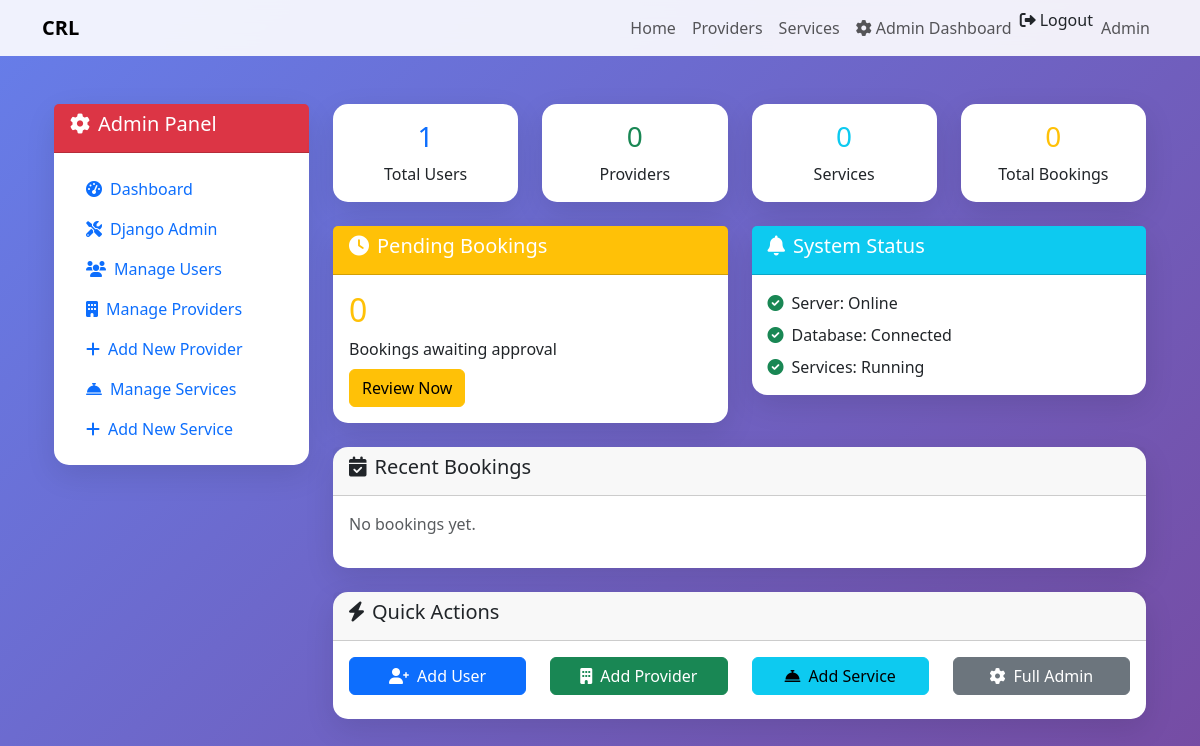
The app's page /dashboard/admin/ (signed in), older data.
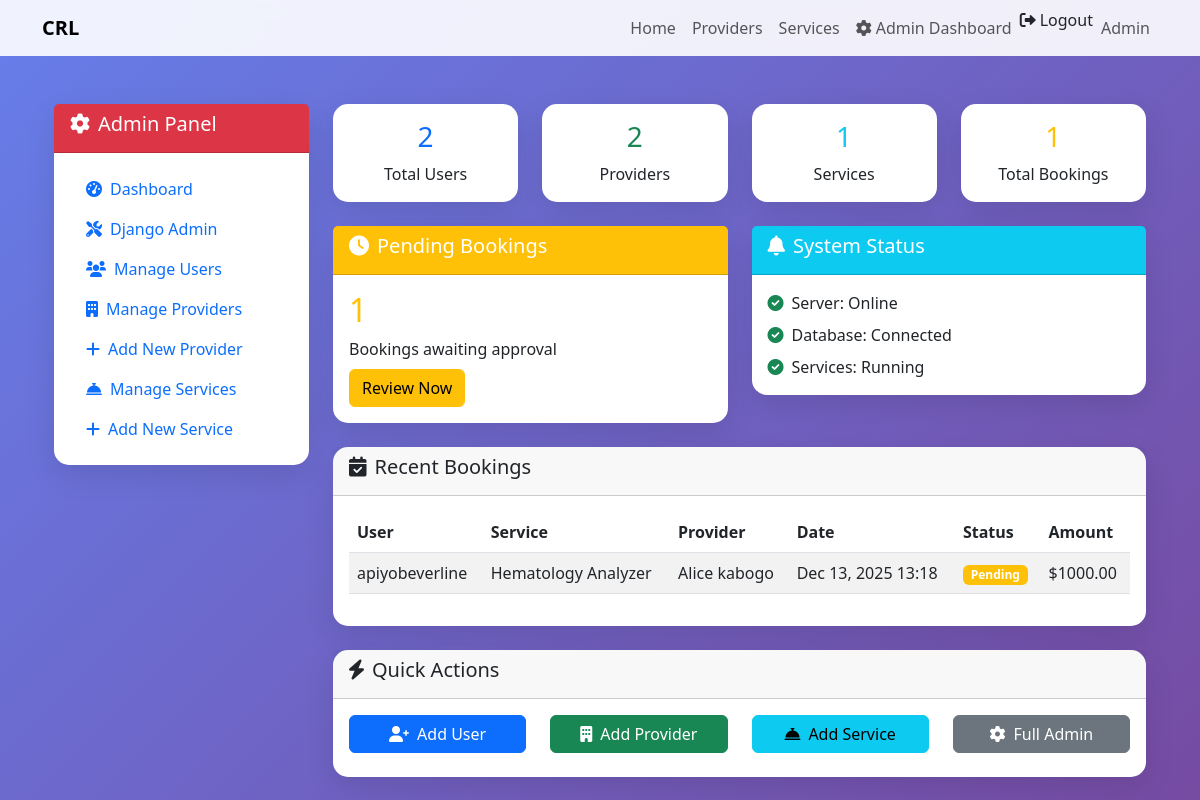
The same page, newer data.
### requests/models.py (models this page shows, shortened)
class Booking(models.Model):
    STATUS_CHOICES = [
        ('pending', 'Pending'),
        ('confirmed', 'Confirmed'),
        ('in_progress', 'In Progress'),
        ('completed', 'Completed'),
        ('cancelled', 'Cancelled'),
    ]
    user = models.ForeignKey(User, on_delete=models.CASCADE)
    service = models.ForeignKey(Service, on_delete=models.CASCADE)
    provider = models.ForeignKey(Provider, on_delete=models.CASCADE)
    booking_date = models.DateTimeField()
    notes = models.TextField(blank=True)
    status = models.CharField(max_length=20, choices=STATUS_CHOICES, default='pending')
    total_amount = models.DecimalField(max_digits=10, decimal_places=2)
    created_at = models.DateTimeField(auto_now_add=True)
    updated_at = models.DateTimeField(auto_now=True)

### services/models.py (models this page shows, shortened)
class Service(models.Model):
    provider = models.ForeignKey(Provider, on_delete=models.CASCADE)
    name = models.CharField(max_length=100)
    description = models.TextField()
    price = models.DecimalField(max_digits=10, decimal_places=2)
    available = models.BooleanField(default=True)
    created_at = models.DateTimeField(auto_now_add=True)

### providers/models.py (models this page shows, shortened)
class Provider(models.Model):
    name = models.CharField(max_length=100)
    email = models.EmailField()
    phone = models.CharField(max_length=20, blank=True)
    address = models.TextField(blank=True)
    created_at = models.DateTimeField(auto_now_add=True)

### dashboard/views.py (the view)
# urls.py: path('admin/', views.admin_dashboard, name='admin_dashboard'),
@login_required
def admin_dashboard(request):
    if not request.user.is_staff:
        messages.error(request, 'Access denied. Admin privileges required.')
        return redirect('home')
    total_users = Profile.objects.count()
    total_providers = Provider.objects.count()
    total_services = Service.objects.count()
    total_bookings = Booking.objects.count()
    pending_bookings = Booking.objects.filter(status='pending').count()
    recent_bookings = Booking.objects.select_related('user', 'service', 'provider').order_by('-created_at')[:10]
    recent_notifications = Notification.objects.filter(notification_type='admin_message').order_by('-created_at')[:5]
    context = {
        'total_users': total_users,
        'total_providers': total_providers,
        'total_services': total_services,
        'total_bookings': total_bookings,
        'pending_bookings': pending_bookings,
        'recent_bookings': recent_bookings,
        'recent_notifications': recent_notifications,
    }
    return render(request, 'dashboard/admin_dashboard.html', context)

### templates/dashboard/admin_dashboard.html (shortened to what the changed rows need)
{% extends 'base.html' %}
{% block content %}
<div class="container-fluid mt-4">
    <div class="row">
        <div class="col-md-9">
            <div class="row mb-4">
                <div class="col-md-3">
                    <div class="card text-center border-primary">
                        <div class="card-body">
                            <h3 class="text-primary">{{ total_users }}</h3>
                            <p class="mb-0">Total Users</p>
                        </div>
                    </div>
                </div>
                <div class="col-md-3">
                    <div class="card text-center border-success">
                        <div class="card-body">
                            <h3 class="text-success">{{ total_providers }}</h3>
                            <p class="mb-0">Providers</p>
                        </div>
                    </div>
                </div>
                <div class="col-md-3">
                    <div class="card text-center border-info">
                        <div class="card-body">
                            <h3 class="text-info">{{ total_services }}</h3>
                            <p class="mb-0">Services</p>
                        </div>
                    </div>
                </div>
                <div class="col-md-3">
                    <div class="card text-center border-warning">
                        <div class="card-body">
                            <h3 class="text-warning">{{ total_bookings }}</h3>
                            <p class="mb-0">Total Bookings</p>
                        </div>
                    </div>
                </div>
            </div>
            <div class="row mb-4">
                <div class="col-md-6">
                    <div class="card border-warning">
                        <div class="card-body">
                            <h2 class="text-warning">{{ pending_bookings }}</h2>
                            <p class="mb-0">Bookings awaiting approval</p>
                            <a href="/admin/requests/booking/" class="btn btn-warning mt-2">Review Now</a>
                        </div>
                    </div>
                </div>
            </div>
            <div class="card mb-4">
                <div class="card-body">
                    {% if recent_bookings %}
                        <div class="table-responsive">
                            <table class="table table-striped">
                                <thead>
                                    <tr>
                                        <th>User</th>
                                        <th>Service</th>
                                        <th>Provider</th>
                                        <th>Date</th>
                                        <th>Status</th>
                                        <th>Amount</th>
                                    </tr>
                                </thead>
                                <tbody>
                                    {% for booking in recent_bookings %}
                                        <tr>
                                            <td>{{ booking.user.get_full_name|default:booking.user.username }}</td>
                                            <td>{{ booking.service.name }}</td>
                                            <td>{{ booking.provider.name }}</td>
                                            <td>{{ booking.booking_date|date:"M d, Y H:i" }}</td>
                                            <td>
                                                <span class="badge bg-{% if booking.status == 'pending' %}warning{% elif booking.status == 'confirmed' %}info{% elif booking.status == 'completed' %}success{% else %}secondary{% endif %}">
                                                    {{ booking.get_status_display }}
                                                </span>
                                            </td>
                                            <td>${{ booking.total_amount }}</td>
                                        </tr>
                                    {% endfor %}
                                </tbody>
                            </table>
                        </div>
                    {% else %}
                        <p class="text-muted">No bookings yet.</p>
                    {% endif %}
                </div>
            </div>
        </div>
    </div>
</div>
{% endblock %}

Row changes from the older to the newer data that the page shows:
added Booking: user.get_full_name "apiyobeverline", service.name "Hematology Analyzer", provider.name "Alice kabogo", booking_date "Dec 13, 2025 13:18", status "Pending", total_amount "1000.00"
Text that changed along with them:
{{ total_users }}: "1" → "2"
{{ total_providers }}: "0" → "2"
{{ total_services }}: "0" → "1"
{{ total_bookings }}: "0" → "1"
{{ pending_bookings }}: "0" → "1"
text no longer shown: "No bookings yet."
text now shown: "User Service Provider Date Status Amount"
